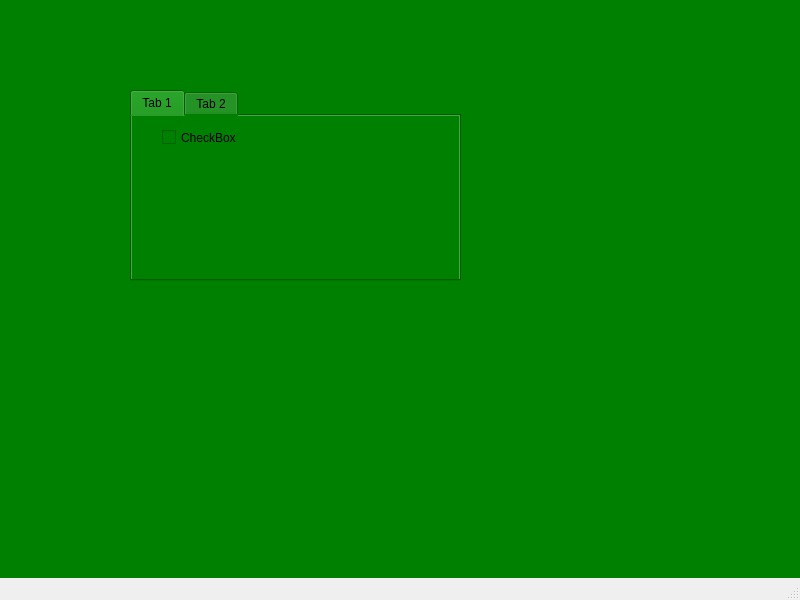
<?xml version="1.0" encoding="UTF-8"?>
<ui version="4.0">
 <class>MainWindow</class>
 <widget class="QMainWindow" name="MainWindow">
  <property name="enabled">
   <bool>true</bool>
  </property>
  <property name="geometry">
   <rect>
    <x>0</x>
    <y>0</y>
    <width>800</width>
    <height>600</height>
   </rect>
  </property>
  <property name="windowTitle">
   <string>MainWindow</string>
  </property>
  <property name="autoFillBackground">
   <bool>false</bool>
  </property>
  <widget class="QWidget" name="centralwidget">
   <property name="autoFillBackground">
    <bool>false</bool>
   </property>
   <property name="styleSheet">
    <string notr="true">background-color: green;</string>
   </property>
   <widget class="QTabWidget" name="tabWidget">
    <property name="geometry">
     <rect>
      <x>130</x>
      <y>90</y>
      <width>331</width>
      <height>191</height>
     </rect>
    </property>
    <property name="currentIndex">
     <number>0</number>
    </property>
    <widget class="QWidget" name="tab">
     <attribute name="title">
      <string>Tab 1</string>
     </attribute>
     <widget class="QCheckBox" name="checkBox">
      <property name="geometry">
       <rect>
        <x>30</x>
        <y>10</y>
        <width>92</width>
        <height>23</height>
       </rect>
      </property>
      <property name="text">
       <string>CheckBox</string>
      </property>
     </widget>
    </widget>
    <widget class="QWidget" name="tab_2">
     <attribute name="title">
      <string>Tab 2</string>
     </attribute>
    </widget>
   </widget>
  </widget>
  <widget class="QMenuBar" name="menubar">
   <property name="geometry">
    <rect>
     <x>0</x>
     <y>0</y>
     <width>800</width>
     <height>22</height>
    </rect>
   </property>
  </widget>
  <widget class="QStatusBar" name="statusbar"/>
 </widget>
 <resources/>
 <connections/>
</ui>
